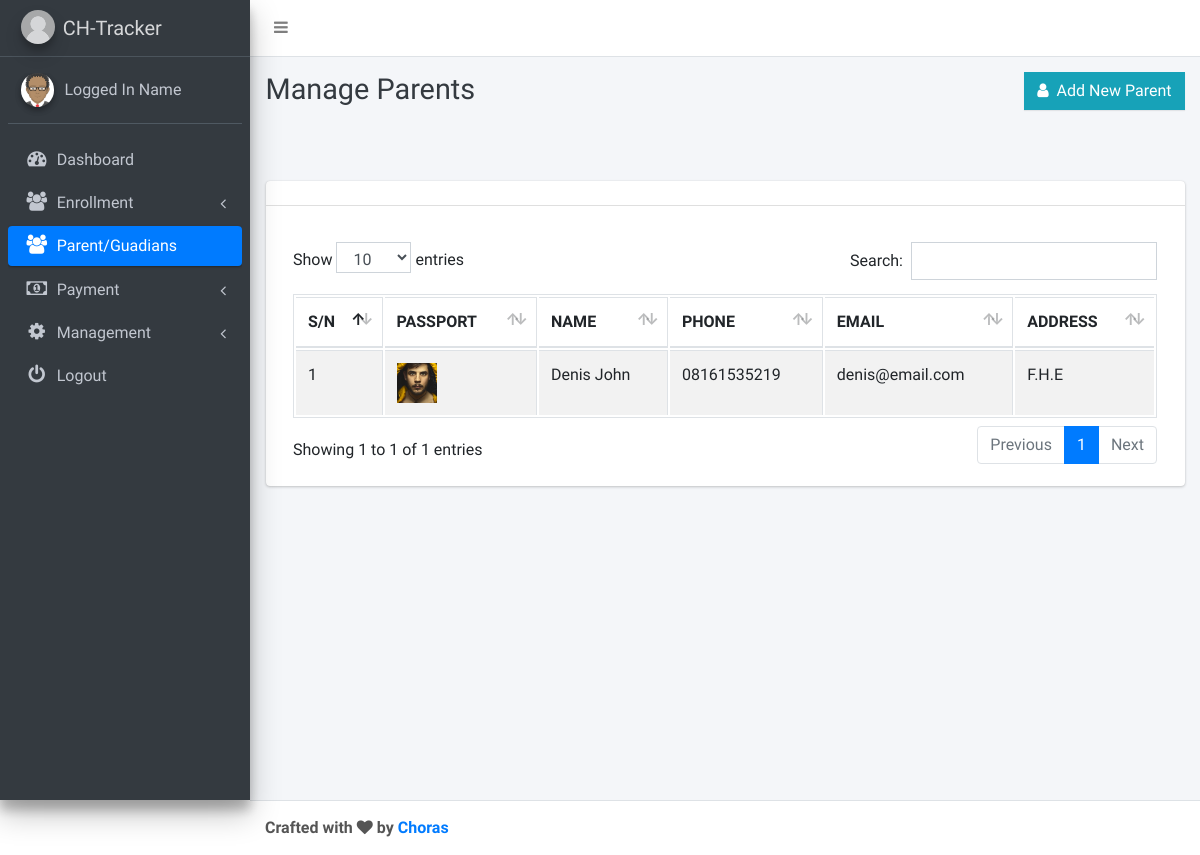
/index.php/admin/parent, run on the app's committed database.
### tables this page shows
CREATE TABLE `parent_tbl` (
  `ID` int(11) NOT NULL,
  `NAME` varchar(200) NOT NULL,
  `PHONE` varchar(100) NOT NULL,
  `ADDRESS` varchar(200) NOT NULL,
  `EMAIL` varchar(150) NOT NULL,
  `PASSWORD` varchar(150) NOT NULL,
  `CREATION_DATE` timestamp NOT NULL DEFAULT current_timestamp()
);

### application/controllers/Admin.php (called while the page is built, shortened)
<?php
class Admin extends CI_Controller {
	function __construct() {
 		$this->load->database();
        $this->load->library('form_validation');
        $this->load->library('upload');
    }
	function parent(){
		$page_data['page_name'] = 'parent';
		$page_data['page_title'] = 'Manage Parents';
		$page_data['page_s_name'] = '';
		$this->load->view('admin/parent', $page_data);
	}
}

### index.php (called while the page is built, shortened)
<?php
require_once BASEPATH.'core/CodeIgniter.php';

### application/views/admin/inc/aside.php (the view, shortened to what this page needs)
<aside class="main-sidebar sidebar-dark-primary elevation-4">
    <a href="#" class="brand-link">
      <img src="<?php echo base_url() ?>uploads/logo.png" alt="School Logo" class="brand-image img-circle elevation-3"
           style="opacity: .8">
      <span class="brand-text font-weight-light">CH-Tracker</span>
    </a>
    <div class="sidebar">
      <div class="user-panel mt-3 pb-3 mb-3 d-flex">
        <div class="image">
          <img src="<?php echo base_url() ?>assets/backend/dist/img/avatar.png" class="img-circle elevation-2" alt="User Image">
        </div>
        <div class="info">
          <a href="#" class="d-block">Logged In Name</a>
        </div>
      </div>
      <nav class="mt-2">
        <ul class="nav nav-pills nav-sidebar flex-column" data-widget="treeview" role="menu" data-accordion="false">
          <li class="nav-item">
            <a href="<?php echo base_url() ?>admin" class="nav-link <?php if($page_name=='dashboard') echo 'active'; ?>">
              <i class="nav-icon fa fa-dashboard"></i>
              <p>
                Dashboard
              </p>
            </a>
          </li>
         <li class="nav-item has-treeview  <?php if($page_name=='enrollment') echo 'menu-open'; ?>">
            <a href="#" class="nav-link <?php if($page_name=='enrollment') echo 'active'; ?>">
              <i class="nav-icon fa fa-users"></i>
              <p>
                Enrollment
                <i class="right fa fa-angle-left"></i>
              </p>
            </a>
          </li>
          <li class="nav-item">
            <a href="<?php echo base_url() ?>admin/parent" class="nav-link <?php if($page_name=='parent') echo 'active'; ?>">
              <i class="nav-icon fa fa-users"></i>
              <p>
                Parent/Guadians
              </p>
            </a>
          </li>
          <li class="nav-item has-treeview  <?php if($page_name=='payment') echo 'menu-open'; ?>">
            <a href="#" class="nav-link <?php if($page_name=='payment') echo 'active'; ?>">
              <i class="nav-icon fa fa-money"></i>
              <p>
                Payment
                <i class="right fa fa-angle-left"></i>
              </p>
            </a>
          </li>
          <li class="nav-item has-treeview  <?php if($page_name=='management') echo 'menu-open'; ?>">
            <a href="#" class="nav-link <?php if($page_name=='management') echo 'active'; ?>">
              <i class="nav-icon fa fa-cog"></i>
              <p>
                Management
                <i class="right fa fa-angle-left"></i>
              </p>
            </a>
          </li>
          <li class="nav-item">
            <a href="<?php echo base_url() ?>authe/logout" class="nav-link">
              <i class="nav-icon fa fa-power-off"></i>
              <p>
                Logout
              </p>
            </a>
          </li>
        </ul>
      </nav>
    </div>
  </aside>

### application/views/admin/parent.php (shortened to what this page needs)
<!DOCTYPE html>
<html lang="en">
<?php include 'inc/head.php'; ?>
<body class="hold-transition sidebar-mini">
<div class="wrapper">
  <?php include 'inc/navbar.php'; ?>
  <?php include 'inc/aside.php'; ?>
  <div class="content-wrapper">
    <div class="content-header">
      <div class="container-fluid">
        <div class="row mb-2">
          <div class="col-sm-6">
            <h1 class="m-0 text-dark"><?php echo $page_title; ?></h1>
          </div>
          <div class="col-sm-6 text-right">
            <button class="btn btn-info" data-toggle="modal" data-target="#addNew"><i class="fa fa-user"></i>&nbsp; Add New Parent</button>
          </div>
        </div>
      </div>
    </div>
    <div class="content">
      <div class="container-fluid">
        <div class="row">
          <div class="col-12">
              <div class="row mt-5">
                <div class="col-md-12">
                  <div class="card">
                    <div class="card-header card-info">
                    </div>
                    <div class="card-body mt-3">
                      <table class="table table-bordered table-striped" id="example1">
                        <thead>
                          <tr>
                            <th>S/N</th>
                            <th>PASSPORT</th>
                            <th>NAME</th>
                            <th>PHONE</th>
                            <th>EMAIL</th>
                            <th>ADDRESS</th>
                          </tr>
                        </thead>
                        <tbody>
                          <?php
                          $count = 1;
                          $parent = $this->db->get('parent_tbl')->result_array();
                          foreach ($parent as $row):
                          ?>
                          <tr>
                            <td><?php echo $count++; ?></td>
                            <td><img width="40" height="40" src="<?php echo base_url() ?>uploads/parents/<?php echo $row['ID'] ?>.png"></td>
                            <td><?php echo $row['NAME']; ?></td>
                            <td><?php echo $row['PHONE']; ?></td>
                            <td><?php echo $row['EMAIL']; ?></td>
                            <td><?php echo $row['ADDRESS']; ?></td>
                          </tr>
                          <?php
                          endforeach;
                          ?>
                        </tbody>
                      </table>
                    </div>
                  </div>
                </div>
              </div>
          </div>
        </div>
      </div>
    </div>
  </div>
  <?php include 'inc/footer.php'; ?>
</div>
</body>
</html>

### assets/backend/custom.css (style rules this page uses)
.btn { display: inline-block; font-weight: 400; text-align: center; white-space: nowrap; vertical-align: middle; user-select: none; border: 1px solid transparent; padding: .375rem .75rem; font-size: 1rem; line-height: 1.5; border-radius: 0rem; transition: color .15s ease-in-out,background-color .15s ease-in-out,border-color .15s ease-in-out,box-shadow .15s ease-in-out; }

### data on the page
parent_tbl: NAME "Denis John", PHONE "08161535219", EMAIL "denis@email.com", ADDRESS "F.H.E"

### other printed values
$page_title "Manage Parents"
